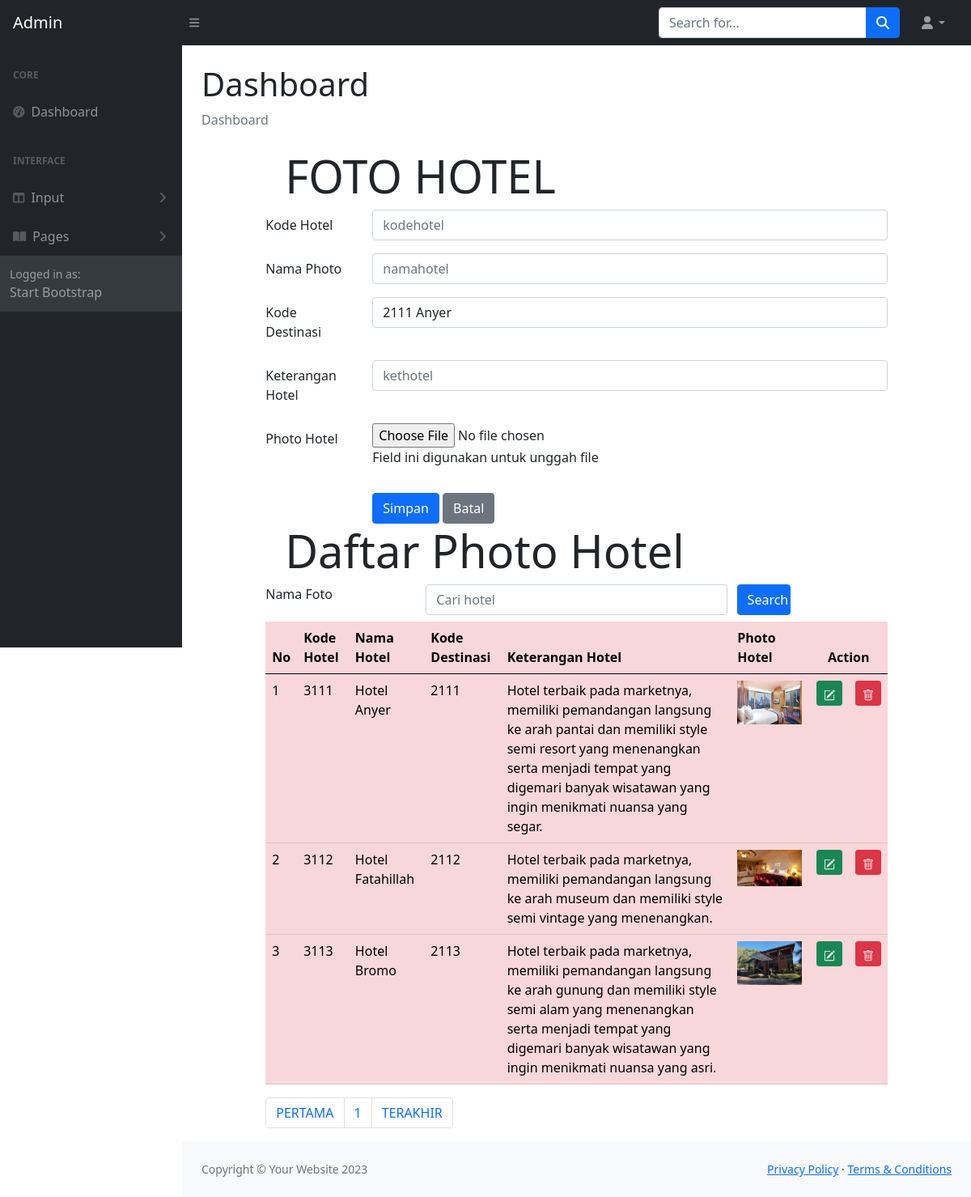
The page /ADMIN/hotel.php on the database its author committed.
### tables this page shows
CREATE TABLE `hotel` (
  `hotelKODE` char(4) NOT NULL,
  `hotelNAMA` char(120) NOT NULL,
  `hotelKET` char(225) NOT NULL,
  `hotelFILE` char(120) NOT NULL,
  `destinasiKODE` char(4) NOT NULL
);

### ADMIN/hotel.php (the view, shortened to what this page needs)
<!DOCTYPE html>
<html lang="en">
<?php include "include/head.php";?>
    <body class="sb-nav-fixed">
        <?php include "include/menunav.php";?>
        <div id="layoutSidenav">
            <?php include "include/menu.php";?>
            <div id="layoutSidenav_content">
                <main>
                    <div class="container-fluid px-4">
                        <h1 class="mt-4">Dashboard</h1>
                        <ol class="breadcrumb mb-4">
                            <li class="breadcrumb-item active">Dashboard</li>
                        </ol>
<head>
  	<link rel="stylesheet" type="text/css" href="https://cdnjs.cloudflare.com/ajax/libs/select2/4.0.3/css/select2.min.css">
	<link rel="stylesheet" type="text/css" href="css/bootstrap.min.css">
</head>
<?php
	include "include/config.php";
	$datadestinasi = mysqli_query($connection, "select * from destinasi");
?>
<body>
<div class="row">
<div class="col-sm-1"></div>
<div class="col-sm-10">
	<div class="jumbotron jumbotron-fluid">
		<div class="container">
			<h1 class="display-4">FOTO HOTEL</h1>
		</div>
	</div>
	<form method="POST" enctype="multipart/form-data">
		<div class="mb-3 row">
			<label for="kodehotel" class="col-sm-2 col-form-label">Kode Hotel</label>
			<div class="col-sm-10">
				<input type="text" class="form-control" id="kodehotel" name="inputkode" placeholder="kodehotel" maxlength="4">
			</div>
		</div>
		<div class="mb-3 row">
			<label for="namahotel" class="col-sm-2 col-form-label">Nama Photo</label>
			<div class="col-sm-10">
				<input type="text" class="form-control" id="namahotel" name="inputnama" placeholder="namahotel">
			</div>
		</div>
		<div class="mb-3 row">
			<label for="kodedestinasi" class="col-sm-2 col-form-label">Kode Destinasi</label>
			<div class="col-sm-10">
			<select class="form-control" id="kodedestinasi" name="kodedestinasi">
				<?php while($row = mysqli_fetch_array($datadestinasi))
				{ ?>
					<option value="<?php echo $row["destinasiKODE"]?>">
						<?php echo $row["destinasiKODE"]?>
						<?php echo $row["destinasiNAMA"]?>
					</option>
				<?php } ?>
			</select>
			</div>
		</div>
		<div class="mb-3 row">
			<label for="kethotel" class="col-sm-2 col-form-label">Keterangan Hotel</label>
			<div class="col-sm-10">
				<input type="text" class="form-control" id="kethotel" name="inputket" placeholder="kethotel">
			</div>
		</div>
		<div class="mb-3 row">
			<label for="file" class="col-sm-2 col-form-label">Photo Hotel</label>
			<div class="col-sm-10">
				<input type="file" id="file" name="file">
				<p class="help-block">Field ini digunakan untuk unggah file</p>
			</div>
		</div>
		<div class="form-group row">
			<div class="col-sm-2"></div>
			<div class="col-sm-10">
				<input type="submit" name="Simpan" class="btn btn-primary" value="Simpan">
				<input type="submit" name="Batal" class="btn btn-secondary" value="Batal">
			</div>
		</div>
	</form>
</div>
<div class="col-sm-1"></div>
</div>
<div class="row">
	<div class="col-sm-1"></div>
	<div class="col-sm-10">
		<div class="jumbotron jumbotron-fluid">
			<div class="container">
				<h1 class="display-4">Daftar Photo Hotel</h1>
			</div>
		</div>
		<form method="POST">
                <div class="form-group row mb-2">
                <label for="search" class="col-sm-3">Nama Foto</label>
                <div class="col-sm-6">
                    <input type="text" name="search" class="form-control" id="search"
                    value="<?php if(isset($_POST["search"])) {echo $_POST["search"];}?>"
                        placeholder = "Cari hotel">
                </div>
                <input type="submit" name="kirim" class="col-sm-1 btn btn-primary" value="Search">
                </div>
            </form>
	<table class="table table-hover table-danger">
		<thead class="thead-dark">
			<tr>
				<th>No</th>
				<th>Kode Hotel</th>
				<th>Nama Hotel</th>
				<th>Kode Destinasi</th>
				<th>Keterangan Hotel</th>
				<th>Photo Hotel</th>
				<th colspan="2" style="text-align: center">Action</th>
			</tr>
		</thead>
		<tbody>
		<?php
    $jumlahtampilan = 3;
    $halaman = (isset($_GET['page']))? $_GET['page'] : 1;
    $mulaitampilan = ($halaman - 1) * $jumlahtampilan;
	if(isset($_POST["kirim"]))
	{
		$search = $_POST["search"];
		$query = mysqli_query($connection, "select hotel.*
			from hotel where hotelNAMA like '%".$search."%' limit $mulaitampilan, $jumlahtampilan");
	}else
		{
			$query = mysqli_query($connection, "select hotel.*  from hotel limit $mulaitampilan, $jumlahtampilan");
		}
	$nomor = 1;
	while($row = mysqli_fetch_array($query))
	{
  ?>
				<tr>
					<td><?php echo $mulaitampilan + $nomor; ?></td>
					<td><?php echo $row['hotelKODE'];?></td>
					<td><?php echo $row['hotelNAMA'];?></td>
					<td><?php echo $row['destinasiKODE'];?></td>
					<td><?php echo $row['hotelKET'];?></td>
					<td>
						<?php if(is_file("images/".$row['hotelFILE']))
						{ ?>
							<img src="images/<?php echo $row['hotelFILE']?>" width="80">
						<?php } else
							echo "<img src='images/noimage.png' width='80'>"
						?>
					</td>
					<td>
						<a href="hotelubah.php?ubahfoto=<?php echo $row['hotelKODE']?>" class="btn btn-success btn-sm" title="EDIT">
						</a>
					</td>
					<td>
						<a href="hotelhapus.php?hapusfoto=<?php echo $row['hotelKODE']?>" class="btn btn-danger btn-sm" title="DELETE">
						</a>
					</td>
				</tr>
			<?php $nomor = $nomor + 1;?>
			<?php }	?>
		</tbody>
	</table>
	<?php
    $query = mysqli_query($connection, "SELECT * FROM hotel");
    $jumlahrecord = mysqli_num_rows($query);
    $jumlahpage = ceil($jumlahrecord/$jumlahtampilan);
  	?>
	<nav aria-label="Page navigation example">
	<ul class="pagination">
		<li class="page-item"><a class="page-link" href="?page=<?php $nomorhal=1; echo $nomorhal?>">PERTAMA</a></li>
		<?php for($nomorhal=1; $nomorhal<=$jumlahpage; $nomorhal++)
		{ ?>
		<li class="page-item">
		<?php
		if($nomorhal!=$halaman)
		{ ?>
		<a class="page-link" href="?page=<?php echo $nomorhal?>"><?php echo $nomorhal?></a>
		<?php }
		else { ?>
		<a class="page-link" href="?page=<?php echo $nomorhal?>"><?php echo $nomorhal?></a>
		<?php } ?>
		</li>
		<?php } ?>
		<li class="page-item"><a class="page-link" href="?page=<?php echo $nomorhal-1?>">TERAKHIR</a></li>
	</ul>
	</nav>
	</div>
	<div class="col-sm-1"></div>
</div>
</body>
	</div>
                </main>
                <?php include "include/footer.php";?>
            </div>
        </div>
    </body>
</html>
</html>

### rows shown on the page
hotel: nomor "1", hotelKODE "3111", hotelNAMA "Hotel Anyer", destinasiKODE "2111", hotelKET "Hotel terbaik pada marketnya, memiliki pemandangan langsung ke arah pantai dan memiliki style semi resort yang menenangkan serta menjadi tempat yang digemari banyak wisatawan yang ingin menikmati nuansa yang segar.", hotelFILE (picture)
hotel: nomor "2", hotelKODE "3112", hotelNAMA "Hotel Fatahillah", destinasiKODE "2112", hotelKET "Hotel terbaik pada marketnya, memiliki pemandangan langsung ke arah museum dan memiliki style semi vintage yang menenangkan.", hotelFILE (picture)
hotel: nomor "3", hotelKODE "3113", hotelNAMA "Hotel Bromo", destinasiKODE "2113", hotelKET "Hotel terbaik pada marketnya, memiliki pemandangan langsung ke arah gunung dan memiliki style semi alam yang menenangkan serta menjadi tempat yang digemari banyak wisatawan yang ingin menikmati nuansa yang asri.", hotelFILE (picture)

### other values the page prints
form field kodedestinasi "2111 Anyer"
